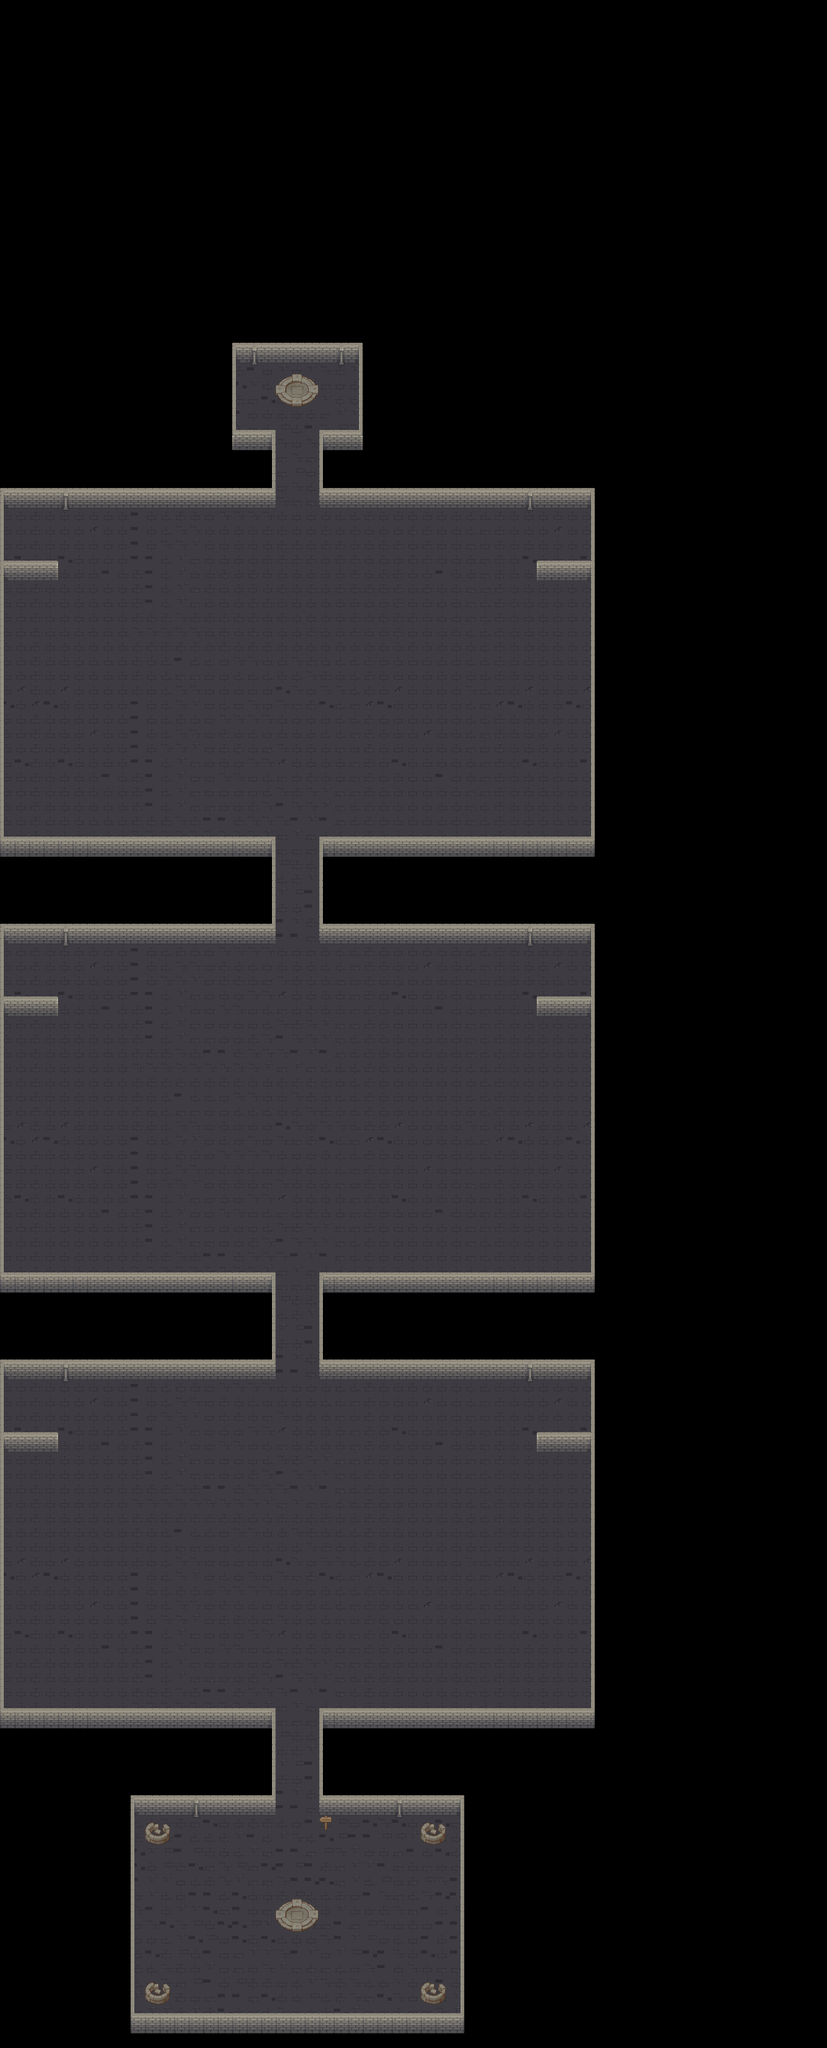

Rendered tile map (Tiled .tmx) drawn with the repository's tilesets; below, a short description and the map source with its tile grids summarised:
An orthogonal 57x141 tile map with 32x32 px tiles, 3 tile layers (Ground, Floor, Wall), 4 tilesets and 34 objects (4x Check_in, 3x back_door, 3x front_door, Player).

<map version="1.10" tiledversion="1.11.2" orientation="orthogonal" renderorder="right-down" width="57" height="141" tilewidth="32" tileheight="32" infinite="0" nextlayerid="9" nextobjectid="253">
 <tileset firstgid="1" source="../tilesets/dungeon_sprite_sheet.tsx" />
 <tileset firstgid="97" source="../tilesets/dungeon_floor.tsx" />
 <tileset firstgid="112" source="../tilesets/dungeon_object.tsx" />
 <tileset firstgid="180" source="../tilesets/Door.tsx" />
 <layer id="2" name="Ground" width="57" height="141">
  <data>[8037 cells, 3352 non-empty, 12 distinct tile ids]</data>
 </layer>
 <layer id="8" name="Floor" width="57" height="141">
  <data>[8037 cells, 2 non-empty, 1 distinct tile ids]</data>
 </layer>
 <layer id="1" name="Wall" width="57" height="141">
  <data>[8037 cells, 817 non-empty, 38 distinct tile ids]</data>
 </layer>
 <objectgroup id="4" name="Objects" />
 <objectgroup id="7" name="Door">
  <object id="240" name="back_door" gid="181" x="608" y="1952" width="96" height="53" />
  <object id="241" name="back_door" gid="181" x="608" y="3872" width="96" height="53" />
  <object id="242" name="front_door" gid="182" x="608" y="3040" width="96" height="53" />
  <object id="243" name="back_door" gid="181" x="608" y="2912" width="96" height="53" />
  <object id="244" name="front_door" gid="182" x="608" y="2080" width="96" height="53" />
  <object id="245" name="front_door" gid="182" x="608" y="1120" width="96" height="53" />
 </objectgroup>
 <objectgroup id="5" name="Entities">
  <properties>
   <property name="room" type="int" value="1" />
   <property name="wave" type="int" value="0" />
  </properties>
  <object id="132" name="Player" x="656" y="4231">
   <point />
  </object>
  <object id="153" name="Check_in" x="573" y="2626.33" width="160" height="128">
   <properties>
    <property name="room" type="int" value="1" />
   </properties>
  </object>
  <object id="154" name="Check_in" x="575.334" y="1664.67" width="160" height="128">
   <properties>
    <property name="room" type="int" value="2" />
   </properties>
  </object>
  <object id="155" name="Check_in" x="576.667" y="3594.67" width="160" height="128">
   <properties>
    <property name="room" type="int" value="0" />
   </properties>
  </object>
  <object id="156" name="Check_in" x="576.667" y="709" width="160" height="128">
   <properties>
    <property name="room" type="int" value="3" />
   </properties>
  </object>
 </objectgroup>
 <objectgroup id="3" name="Collisions">
  <object id="220" x="187.833" y="3983.83" width="107" height="540" />
  <object id="221" x="285.833" y="4455.83" width="805" height="93" />
  <object id="222" x="1011.83" y="3920.83" width="173" height="545" />
  <object id="223" x="-21.1667" y="3788.83" width="620" height="190" />
  <object id="224" x="705.833" y="3789.83" width="684" height="190" />
  <object id="225" x="1304.83" y="987.833" width="108" height="2820" />
  <object id="226" x="-178.167" y="1018.83" width="178" height="2786" />
  <object id="227" x="-62.1667" y="2831.83" width="660" height="189" />
  <object id="228" x="703.833" y="2831.33" width="660" height="189" />
  <object id="229" x="-60.1667" y="1869.58" width="660" height="189" />
  <object id="230" x="705.833" y="1869.08" width="660" height="189" />
  <object id="231" x="-29.1667" y="975.833" width="632" height="123" />
  <object id="232" x="705.833" y="973.833" width="647" height="125" />
  <object id="233" x="789.833" y="738.833" width="111" height="262" />
  <object id="234" x="349.833" y="712.833" width="161" height="289" />
  <object id="235" x="459.833" y="661.833" width="356" height="117" />
  <object id="236" x="2043.83" y="1786.83" />
  <object id="247" x="5.33333" y="3172" width="121.333" height="13.3333" />
  <object id="248" x="1186.67" y="3173.33" width="120" height="12" />
  <object id="249" x="1184" y="2210.67" width="122.667" height="16" />
  <object id="250" x="0" y="2214.67" width="128" height="10.6667" />
  <object id="251" x="1.33333" y="1252" width="128" height="13.3333" />
  <object id="252" x="1184" y="1254.67" width="122.667" height="13.3333" />
 </objectgroup>
</map>
